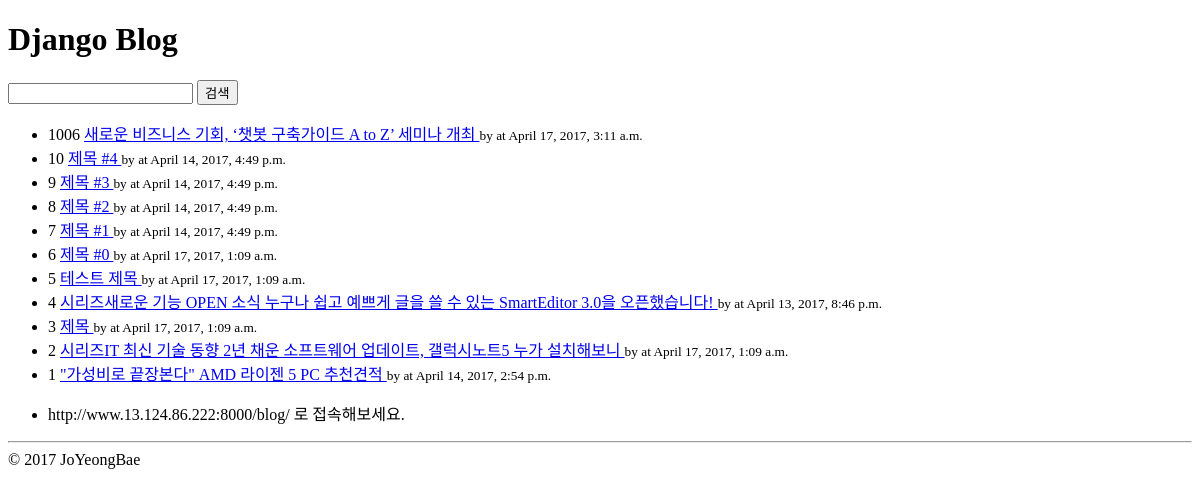
The page /blog/ on the database as committed earlier.
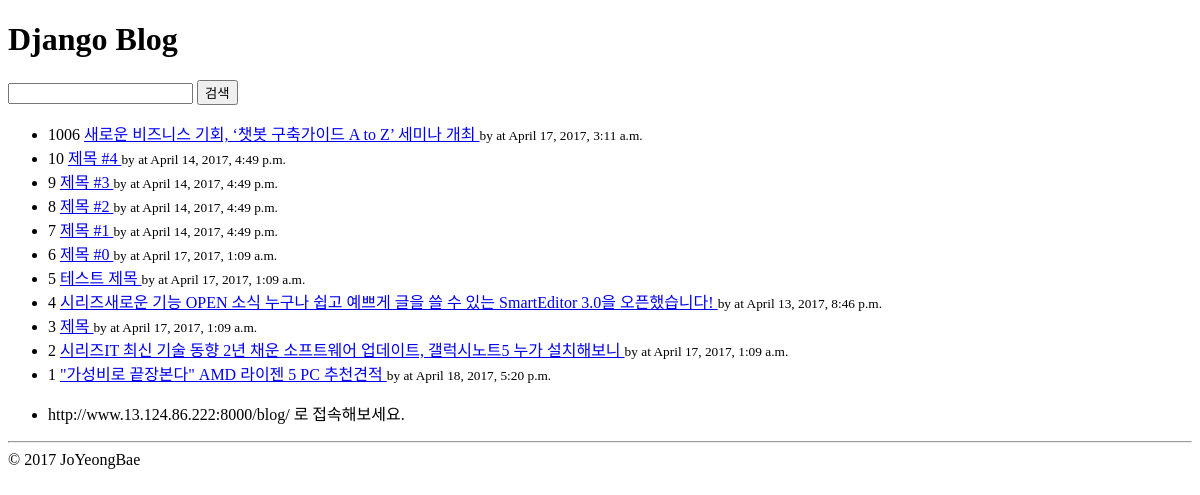
The same page on the database as committed later.
### blog/models.py (models this page shows, shortened)
class Post(models.Model):
    STATUS_CHOICES =(
        ('d', 'Draft'),
        ('p', 'Published'),
        ('w', 'Withdrawn'),
    )
    user = models.ForeignKey(settings.AUTH_USER_MODEL, related_name='blog_post_set')
    title = models.CharField(max_length=100, verbose_name='제목',
                             help_text='포스팅 제목을 입력해 주세요. 최대 100자 내외.')
    content = models.TextField(verbose_name='내용')
    tags = models.CharField(max_length=100, blank=True)
    lnglat = models.CharField(max_length=50, help_text='위도/경도 포맷으로 입력하세요.',
                              blank=True, validators=[lnglat_validator])
    status = models.CharField(max_length=1, choices=STATUS_CHOICES)
    tag_set = models.ManyToManyField('Tag', blank=True)
    created_at = models.DateTimeField(auto_now_add=True)
    updated_at = models.DateTimeField(auto_now=True)
    class Meta:
        ordering = ['-id'] #필드에 대해서 내림차순 정렬 [id]는 오름차순 정렬

### blog/views.py (the view)
def post_list(request):
    qs = Post.objects.all()
    q = request.GET.get('q', '') #q가 있으면 가져오고 없으면 빈문자열가져옴
    if q:
        qs = qs.filter(title__contains=q)
    return render(request, 'blog/post_list.html',
                  {
                      'post_list': qs,
                      'q' : q,
                  })

### blog/templates/blog/post_list.html
{% extends "blog/layout.html" %}
{% block content %}
    <form action="" method="get">
    <input type="text" name="q" value="{{ q }}"/>
    <input type="submit" value="검색"/>
</form>
<ul>
{% for post in post_list %}
    <li>
        {{ post.id }}
        <a href ="/blog/{{ post.id }}">
            {{ post.title }}
        </a>
        <small>by {{ post.author }}</small>
        <small>at {{ post.updated_at }} </small>
    </li>
{% endfor %}
</ul>
<ul>
    <li>http://www.13.124.86.222:8000/blog/ 로 접속해보세요.</li>
</ul>
{%  endblock %}

Rows that differ between the two databases and show on the page:
changed Post "\"가성비로 끝장본다\" AMD 라이젠 5 PC 추천견적": updated_at "April 14, 2017, 2:54 p.m." → "April 18, 2017, 5:20 p.m."
